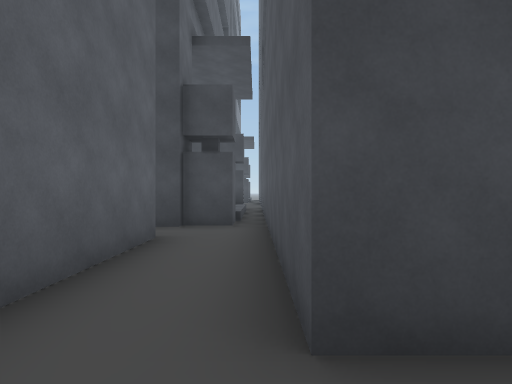
view 1 (above)

15 first-person views from a walk through a scene from a Unity 3-D project. The camera is 1.4 m above the floor, looks level and sees 75° across. The floor is counted in squares, 2 m on a side. Each view is taken from the middle of a square. On the plan, view 1 faces up. The plan holds only what a view shows up to about 10 squares ahead; the rest is blank. The place goes on beyond the plan. Door leaves are left out, so doorways stand open. Some surface patterns are stand-ins.

view 2
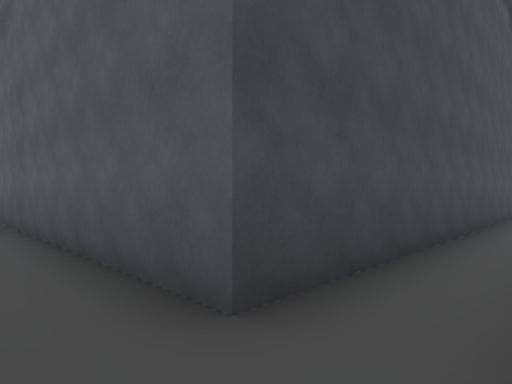

view 3
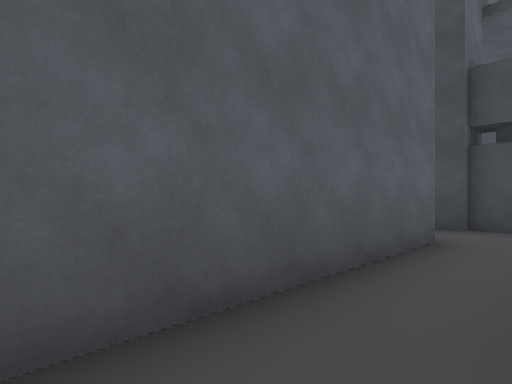

view 4
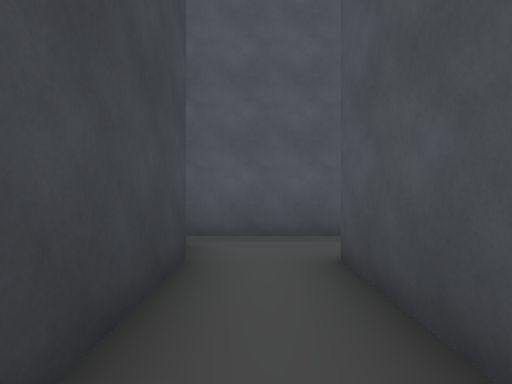

view 5
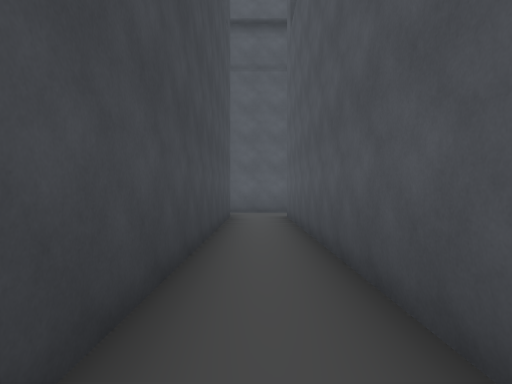

view 6
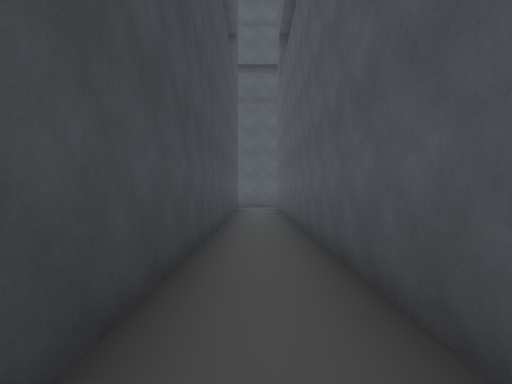

view 7
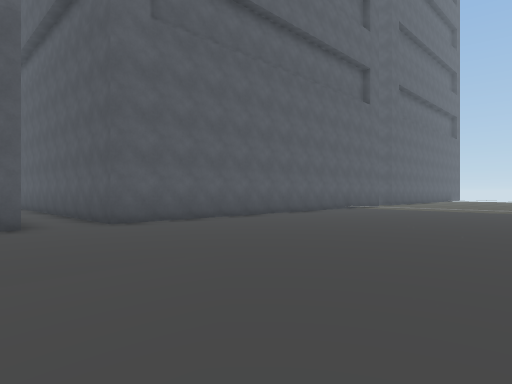

view 8
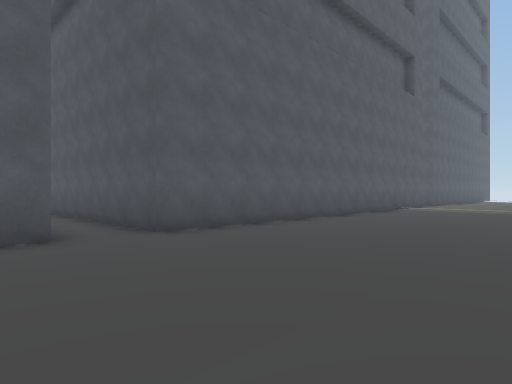

view 9
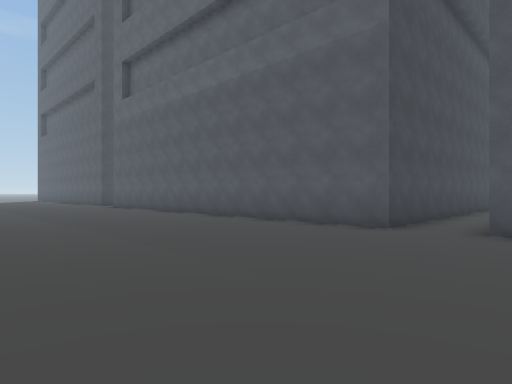

view 10
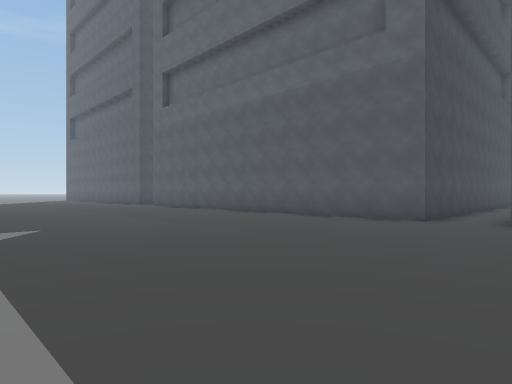

view 11
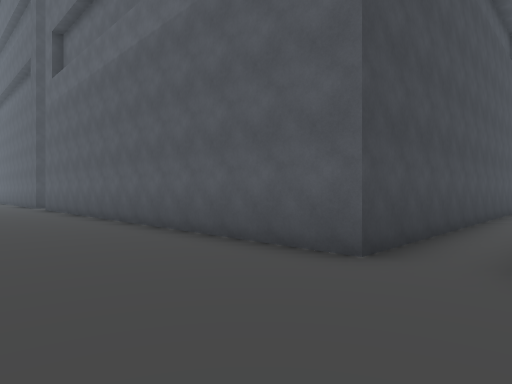

view 12
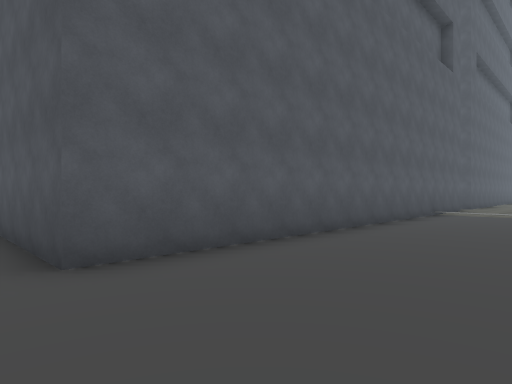

view 13
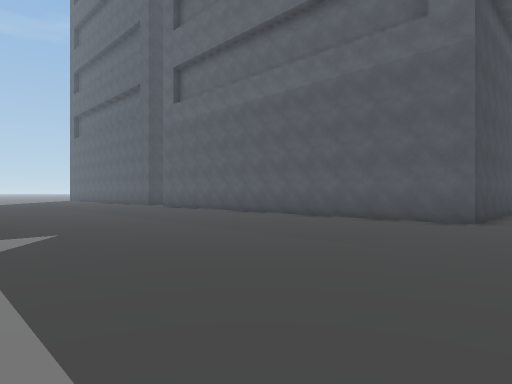

view 14
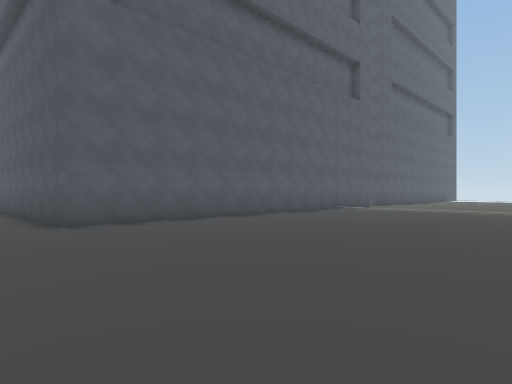

view 15
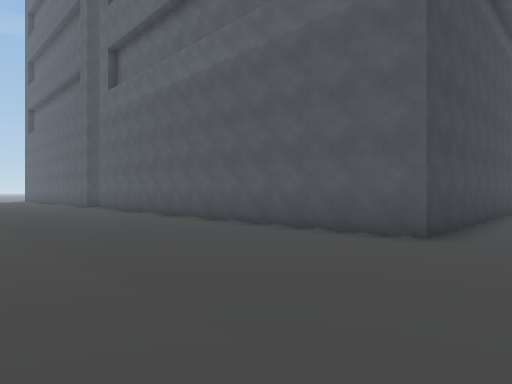

### Floor plan
Key: @ floor where view 1 was taken; # wall or solid block; . floor; / step, stairs or slope.
Columns run from 23 left of view 1 to 3 right of it. Each row starts with its distance up from view 1.
 16   .......
 15  ........
 14  ........
 13  ........
 12  ........
 11  ........
 10  ........
  9 .........
  8 .........
  7 .........###############
  6 .......................#
  5 .........#############.#
  4 .........            #.#
  3  ........            #.#
  2   .......            #.##
  1   .......            #.....
  0   .......            #.@
 -1   .......
 -2   .......
 -3   .......
 -4    ......
 -5        //

Positions as (right, up) in squares from view 1, and headings:
1: (0, 0), facing up
2: (-1, 0), facing up-right
3: (0, 0), facing up-left
4: (-5, 6), facing right
5: (-11, 6), facing right
6: (-15, 6), facing right
7: (-22, 8), facing down-right
8: (-20, 8), facing down-right
9: (-21, 4), facing up-right
10: (-23, 4), facing up-right
11: (-18, 5), facing up-right
12: (-18, 6), facing down-right
13: (-23, 5), facing up-right
14: (-22, 7), facing down-right
15: (-20, 5), facing up-right
